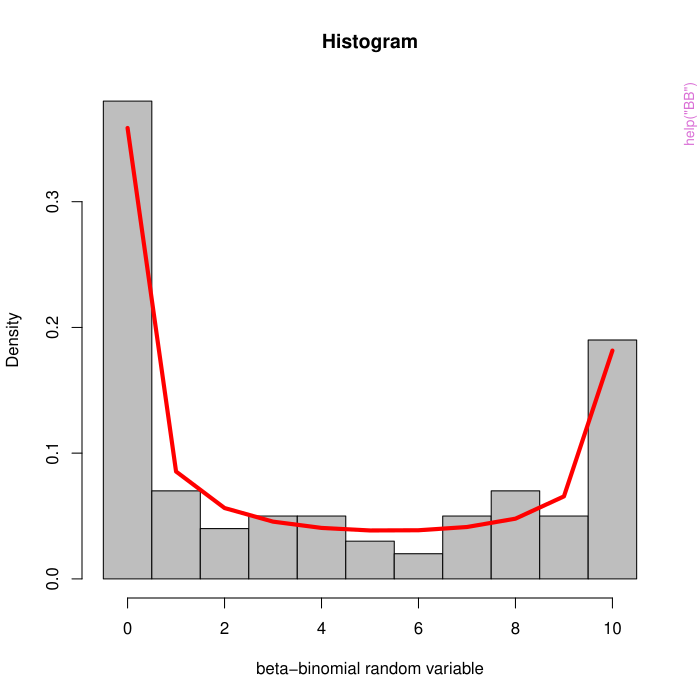

Recreate this plot in R.
pkgname <- "HRQoL"
source(file.path(R.home("share"), "R", "examples-header.R"))
options(warn = 1)
base::assign(".ExTimings", "HRQoL-Ex.timings", pos = 'CheckExEnv')
base::cat("name\tuser\tsystem\telapsed\n", file=base::get(".ExTimings", pos = 'CheckExEnv'))
base::assign(".format_ptime",
function(x) {
  if(!is.na(x[4L])) x[1L] <- x[1L] + x[4L]
  if(!is.na(x[5L])) x[2L] <- x[2L] + x[5L]
  options(OutDec = '.')
  format(x[1L:3L], digits = 7L)
},
pos = 'CheckExEnv')

### * </HEADER>
library('HRQoL')

base::assign(".oldSearch", base::search(), pos = 'CheckExEnv')
cleanEx()
nameEx("BB")
### * BB

flush(stderr()); flush(stdout())

base::assign(".ptime", proc.time(), pos = "CheckExEnv")
### Name: BB
### Title: The Beta-Binomial Distribution
### Aliases: dBB rBB
### Keywords: stats

### ** Examples

set.seed(12)
# We define
n <- 10     #maximum number of scores in the binomial trials
p <- 0.4    #probability parameter of the beta-binomial distribution
phi <- 1.8  #dispersion parameter of the beta-binomial distribution

# We perform k beta-binomial simulations for those parameters.
k <- 100
bb <- rBB(k,n,p,phi)

# Show the histogram of the generated variable,
#with dBB() function we fit a beta-binomial distribution:
hist(bb,col="grey",breaks=seq(-0.5,n+0.5,1),probability=TRUE,main="Histogram",xlab="beta-binomial random variable")
lines(c(0:n),dBB(0:n,n,p,phi),col="red",lwd=4)




base::assign(".dptime", (proc.time() - get(".ptime", pos = "CheckExEnv")), pos = "CheckExEnv")
base::cat("BB", base::get(".format_ptime", pos = 'CheckExEnv')(get(".dptime", pos = "CheckExEnv")), "\n", file=base::get(".ExTimings", pos = 'CheckExEnv'), append=TRUE, sep="\t")
cleanEx()
nameEx("BBest")
### * BBest

flush(stderr()); flush(stdout())

base::assign(".ptime", proc.time(), pos = "CheckExEnv")
### Name: BBest
### Title: Estimation of the parameters of beta-binomial distribution
### Aliases: BBest BBest

### ** Examples

# We simulate beta-binomial distributed observations.
n <- 10     # maximum score of the Binomial trials 
k <- 1000   # number of simulated observations
p <- 0.7    # probability parameter of the beta-binomial distribution
phi <- 1.6  # dispersion parameter of the beta-binomial distribution

set.seed(5)
y <- rBB(k,n,p,phi)

# Estimation
est <- BBest(y,n)
print(est)

# Summary of the results
summary(est)



base::assign(".dptime", (proc.time() - get(".ptime", pos = "CheckExEnv")), pos = "CheckExEnv")
base::cat("BBest", base::get(".format_ptime", pos = 'CheckExEnv')(get(".dptime", pos = "CheckExEnv")), "\n", file=base::get(".ExTimings", pos = 'CheckExEnv'), append=TRUE, sep="\t")
cleanEx()
nameEx("BBreg")
### * BBreg

flush(stderr()); flush(stdout())

base::assign(".ptime", proc.time(), pos = "CheckExEnv")
### Name: BBreg
### Title: Fitting Beta-Binomial Regression Models
### Aliases: BBreg BBreg

### ** Examples

  # We will generate a beta-binomial response variable fixing some values of 
  # the regression parameters and simualting a random effect. Then we are going
  # to proof that we reach the same values.
  
  # We generate the outcome variable fromm a simulated covariable.
  set.seed(11)
  k <- 100
  n <- 10
  x <- rnorm(k,5,3)
  
  # We calculate the probability parameter as in the proposed methodology.
  p <- 1/(1+exp(-(2*x-10)))
  phi <- 1.2
  
  # We simualte a beta-binomial variable for those parameters.
  y <- rBB(k,n,p,phi)
  
  # We perform the beta binomial regression, reaching very similar values
  BBreg(y~x,n)



base::assign(".dptime", (proc.time() - get(".ptime", pos = "CheckExEnv")), pos = "CheckExEnv")
base::cat("BBreg", base::get(".format_ptime", pos = 'CheckExEnv')(get(".dptime", pos = "CheckExEnv")), "\n", file=base::get(".ExTimings", pos = 'CheckExEnv'), append=TRUE, sep="\t")
cleanEx()
nameEx("BI")
### * BI

flush(stderr()); flush(stdout())

base::assign(".ptime", proc.time(), pos = "CheckExEnv")
### Name: BI
### Title: The Binomial distribution with Dispersion Parameter
### Aliases: dBI rBI
### Keywords: stats

### ** Examples

k <- 1000
n <- 10
p <- 0.765
phi <- 4.35

#simulating
y <- rBI(k,n,p,phi)
y

#density function
d <- dBI(n,p,phi)
d




base::assign(".dptime", (proc.time() - get(".ptime", pos = "CheckExEnv")), pos = "CheckExEnv")
base::cat("BI", base::get(".format_ptime", pos = 'CheckExEnv')(get(".dptime", pos = "CheckExEnv")), "\n", file=base::get(".ExTimings", pos = 'CheckExEnv'), append=TRUE, sep="\t")
cleanEx()
nameEx("BIMreg")
### * BIMreg

flush(stderr()); flush(stdout())

base::assign(".ptime", proc.time(), pos = "CheckExEnv")
### Name: BIMreg
### Title: Generalized Linear Mixed Models (GLMMs) for binomial data
### Aliases: BIMreg
### Keywords: matrixcalc, rootSolve

### ** Examples

set.seed(5)
# Creating the dependent variable with a simulated covariable:
nObs <- 500
x <- rnorm(nObs,4,1) 
id1 <- c(kronecker(seq(1,5),rep(1,100)))
id2 <- c(kronecker(seq(1,10),rep(1,50)))


p <- 1/(1+exp(-(5-5*x+kronecker(rnorm(5,0,0.5),rep(1,100))+kronecker(rnorm(10,0,1.2),rep(1,50)))))
y <- rbinom(nObs,10,p)
dat <- data.frame(cbind(y,x,id1,id2))
dat$id1 <- as.factor(dat$id1)
dat$id2 <- as.factor(dat$id2)

#Estimating the mixed model for one random component.
mm1 <- BIMreg(y~x,10,c("id1"),dat)
mm1
summary(mm1)

#Estimating the mixed model for two random components.
mm2 <- BIMreg(y~x,10,c("id1","id2"),dat)
mm2
summary(mm2)




base::assign(".dptime", (proc.time() - get(".ptime", pos = "CheckExEnv")), pos = "CheckExEnv")
base::cat("BIMreg", base::get(".format_ptime", pos = 'CheckExEnv')(get(".dptime", pos = "CheckExEnv")), "\n", file=base::get(".ExTimings", pos = 'CheckExEnv'), append=TRUE, sep="\t")
cleanEx()
nameEx("BIest")
### * BIest

flush(stderr()); flush(stdout())

base::assign(".ptime", proc.time(), pos = "CheckExEnv")
### Name: BIest
### Title: Estimation of the parameters of a binomial distribution
### Aliases: BIest BIest

### ** Examples

set.seed(9)
# We simulated the binomial data with some parameters and then
# we are going to try to reach the same estimations.
n <- 10             # the maximum score of the Binomial trials
k <- 100            # number of simulations
p <- 0.654          # probability parameter
y <- rbinom(k,n,p)  # simulations

# without overdispersion
BIest(y,n) #no overdispersion by default

# with overdispersion
BIest(y,n,TRUE)



base::assign(".dptime", (proc.time() - get(".ptime", pos = "CheckExEnv")), pos = "CheckExEnv")
base::cat("BIest", base::get(".format_ptime", pos = 'CheckExEnv')(get(".dptime", pos = "CheckExEnv")), "\n", file=base::get(".ExTimings", pos = 'CheckExEnv'), append=TRUE, sep="\t")
cleanEx()
nameEx("BIreg")
### * BIreg

flush(stderr()); flush(stdout())

base::assign(".ptime", proc.time(), pos = "CheckExEnv")
### Name: BIreg
### Title: Fit a logistic regression model
### Aliases: BIreg BIreg
### Keywords: HRQoL

### ** Examples

  set.seed(1234)
  # We simulate a covariable and we are going to construct the outcome
  # variable usign the logit link function and the created covariable.
  
  n <- 10                       # maximum score of the Binomial trials
  k <-100                       # number of observations
  covariable <- rnorm(k,2,0.5)  # the covariable
  
  p <- 1/(1+exp(-(-6+4*covariable)))
  outcome <- rbinom(k,n,p)
  
  # without dispersion parameter
  bat <- BIreg(outcome~covariable,n,disp=FALSE)
  summary(bat)
  
  # considering dispersion parameter
  bi <- BIreg(outcome~covariable,n,disp=TRUE)
  summary(bi)



base::assign(".dptime", (proc.time() - get(".ptime", pos = "CheckExEnv")), pos = "CheckExEnv")
base::cat("BIreg", base::get(".format_ptime", pos = 'CheckExEnv')(get(".dptime", pos = "CheckExEnv")), "\n", file=base::get(".ExTimings", pos = 'CheckExEnv'), append=TRUE, sep="\t")
cleanEx()
nameEx("HRQoL-package")
### * HRQoL-package

flush(stderr()); flush(stdout())

base::assign(".ptime", proc.time(), pos = "CheckExEnv")
### Name: HRQoL-package
### Title: Health Related Quality of Life Analysis
### Aliases: HRQoL-package HRQoL

### ** Examples

set.seed(123)
#  Number of observations
k <- 100
#  Maximun number of score in the binomial trials:
n <- 10
#  Probability:
p <- 0.5
#  Dispersion parameter:
phi <- 2
#  We simulate a overdispersed random variable following the beta-binomial distribution:
y <- rBB(k,n,p,phi)

#  We calculate the mle of the parameters using the BIest function,
#   binomial estimation with overdispersion:
est <- BIest(y,n,disp=TRUE)
est
est.p <- est[1]
est.phi <- est[5]

# If we plot it:
hist(y,col="grey",breaks=seq(-0.5,10.5,1),probability = TRUE)
lines(c(0:n),dBI(n,est.p,est.phi),col="red",lwd=4)

# Now we are going to calculate the mle of the parameters using
# the BBest function, beta-binomial:
out <- BBest(y,n)$coef
out
out.p <- out[2]
out.phi <- out[3]
# If we plot it:
hist(y,col="grey",breaks=seq(-0.5,10.5,1),probability = TRUE)
lines(c(0:n),dBB(0:n,n,out.p,out.phi),col="red",lwd=4)

#  Perform a regression:
x <- rnorm(100,2,2)
# Binomial with overdispersion distribution:
BIreg(y~x,10,disp=TRUE)
# Beta-binomial regression:
BBreg(y~x,n)



base::assign(".dptime", (proc.time() - get(".ptime", pos = "CheckExEnv")), pos = "CheckExEnv")
base::cat("HRQoL-package", base::get(".format_ptime", pos = 'CheckExEnv')(get(".dptime", pos = "CheckExEnv")), "\n", file=base::get(".ExTimings", pos = 'CheckExEnv'), append=TRUE, sep="\t")
cleanEx()
nameEx("HRQoLplot")
### * HRQoLplot

flush(stderr()); flush(stdout())

base::assign(".ptime", proc.time(), pos = "CheckExEnv")
### Name: HRQoLplot
### Title: Spider plot of the dimensions of the Short Form-36 Health Survey
### Aliases: HRQoLplot HRQoLplot
### Keywords: fmsb

### ** Examples

set.seed(5)
# We insert the columns in the order that has been determined:
n <- c(4,3,20,20,8,9,20,13)
k=3
p=runif(8,0,1)
phi <- runif(8,1,3)
dat <- data.frame(
  RP=rBB(k,n[1],p[1],phi[1]),
  RE=rBB(k,n[2],p[2],phi[2]),
  PF=rBB(k,n[3],p[3],phi[3]),
  VT=rBB(k,n[4],p[4],phi[4]),
  SF=rBB(k,n[5],p[5],phi[5]),
  BP=rBB(k,n[6],p[6],phi[6]),
  GH=rBB(k,n[7],p[7],phi[7]),
  MH=rBB(k,n[8],p[8],phi[8]))

rownames(dat) <- c("ID1", "ID2", "ID3")
HRQoLplot(dat,TRUE)



base::assign(".dptime", (proc.time() - get(".ptime", pos = "CheckExEnv")), pos = "CheckExEnv")
base::cat("HRQoLplot", base::get(".format_ptime", pos = 'CheckExEnv')(get(".dptime", pos = "CheckExEnv")), "\n", file=base::get(".ExTimings", pos = 'CheckExEnv'), append=TRUE, sep="\t")
cleanEx()
nameEx("IWLS")
### * IWLS

flush(stderr()); flush(stdout())

base::assign(".ptime", proc.time(), pos = "CheckExEnv")
### Name: IWLS
### Title: Iterative Weighted Least Squares
### Aliases: IWLS IWLS

### ** Examples

#we are going to create a variable and a matrix model
k=1000                    #number of observations
n=10                      #the maximum score of the binomial trials
y <- rbinom(k,n,0.87)     #dependent variable
x1 <- rnorm(k,1,50)       #covariable 1
x2 <- rnorm(k,30,9)       #covariable 2
X <- cbind(1,x1,x2)       #model matrix

IWLS(y,X,n)



base::assign(".dptime", (proc.time() - get(".ptime", pos = "CheckExEnv")), pos = "CheckExEnv")
base::cat("IWLS", base::get(".format_ptime", pos = 'CheckExEnv')(get(".dptime", pos = "CheckExEnv")), "\n", file=base::get(".ExTimings", pos = 'CheckExEnv'), append=TRUE, sep="\t")
cleanEx()
nameEx("SF36rec")
### * SF36rec

flush(stderr()); flush(stdout())

base::assign(".ptime", proc.time(), pos = "CheckExEnv")
### Name: SF36rec
### Title: Short Form-36 Helath Survey (SF-36) Recode
### Aliases: SF36rec SF36rec

### ** Examples

set.seed(2)
#We simulate a variable bounded between 0 and 100, and that only can take some values.
BodyPain <- rnorm(1000,50,15)
k <- 6  #Because the domain we are inserting is the Body Pain
BodyPain.rec <- SF36rec(BodyPain,k)



base::assign(".dptime", (proc.time() - get(".ptime", pos = "CheckExEnv")), pos = "CheckExEnv")
base::cat("SF36rec", base::get(".format_ptime", pos = 'CheckExEnv')(get(".dptime", pos = "CheckExEnv")), "\n", file=base::get(".ExTimings", pos = 'CheckExEnv'), append=TRUE, sep="\t")
### * <FOOTER>
###
options(digits = 7L)
base::cat("Time elapsed: ", proc.time() - base::get("ptime", pos = 'CheckExEnv'),"\n")
grDevices::dev.off()
###
### Local variables: ***
### mode: outline-minor ***
### outline-regexp: "\\(> \\)?### [*]+" ***
### End: ***
quit('no')
